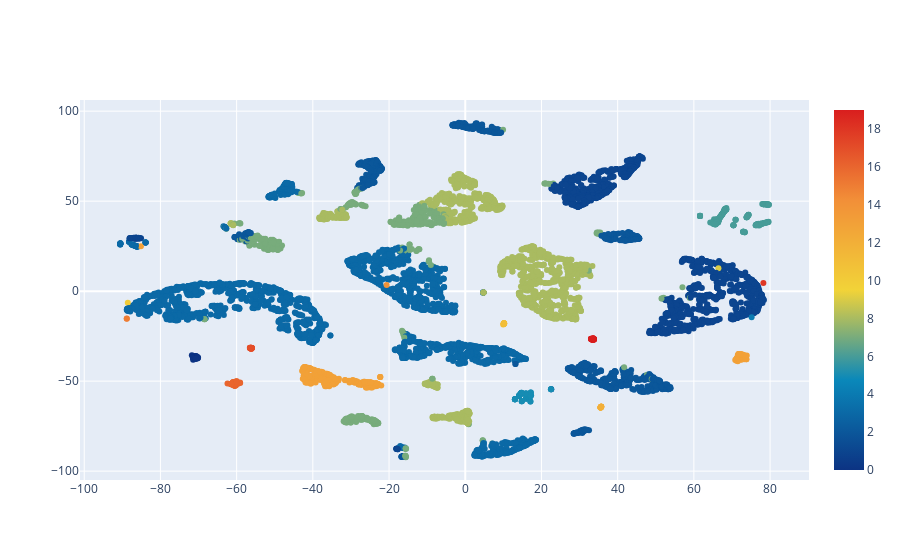

The cell this chart's notebook holds for it:
### Code cell
init_notebook_mode(connected=True)

trace = go.Scatter(
    x=tsne_fit.T[0], 
    y=tsne_fit.T[1],
    mode='markers',
    name='Lines, Markers and Text',
    text=name,
    textposition='top center',
    marker=dict(
        color = group_pred, #set color equal to a variable
        colorscale='Portland',
        showscale=True
    )
)

data = [trace]
layout = go.Layout(
    showlegend=False
)
fig = go.Figure(data=data, layout=layout)
iplot(fig)

### Figure 1 — Plotly figure (JSON) as saved in the notebook; plotly's stock layout.template omitted (floating-point values rounded to 4 significant figures; data arrays with more than 128 entries replaced by an {"elided": "..."} marker saying what was removed)
{"data": [{"marker": {"color": {"elided": "6820 int values"}, "colorscale": [[0, "rgb(12,51,131)"], [0.25, "rgb(10,136,186)"], [0.5, "rgb(242,211,56)"], [0.75, "rgb(242,143,56)"], [1, "rgb(217,30,30)"]], "showscale": true}, "mode": "markers", "name": "Lines, Markers and Text", "text": {"elided": "6820 str values"}, "textposition": "top center", "type": "scatter", "x": {"elided": "6820 float values"}, "y": {"elided": "6820 float values"}}], "layout": {"autosize": true, "showlegend": false, "xaxis": {"autorange": true, "range": [-100.7, 89.81], "type": "linear"}, "yaxis": {"autorange": true, "range": [-105.9, 107.2], "type": "linear"}}}
